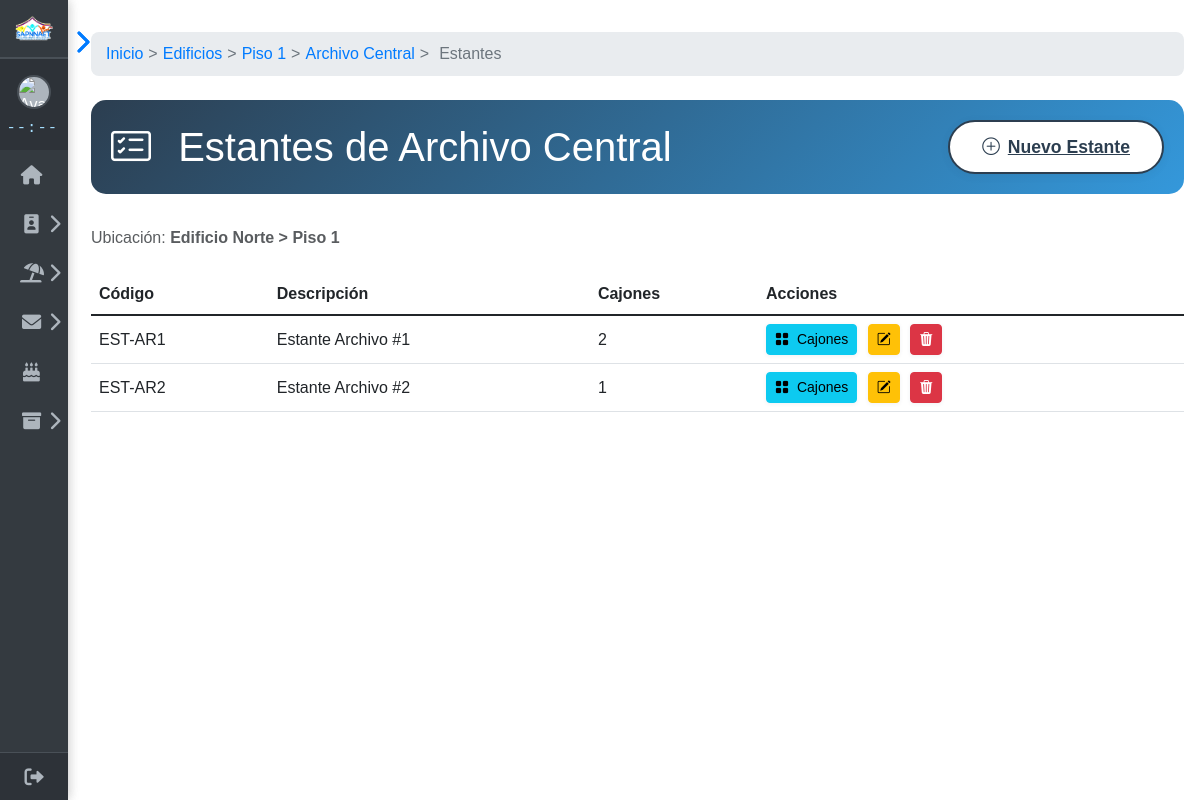
The app's page /inicio/Archivero/ubicaciones/estantes.php?oficina_id=5 with its own data.
### tables this page shows
CREATE TABLE `pisos` (
  `id` int NOT NULL AUTO_INCREMENT,
  `edificio_id` int NOT NULL,
  `numero` varchar(10) NOT NULL,
  `descripcion` varchar(100) DEFAULT NULL,
  PRIMARY KEY (`id`),
  KEY `edificio_id` (`edificio_id`)
);

CREATE TABLE `oficinas` (
  `id` int NOT NULL AUTO_INCREMENT,
  `piso_id` int NOT NULL,
  `codigo` varchar(20) NOT NULL,
  `nombre` varchar(50) DEFAULT NULL,
  PRIMARY KEY (`id`),
  KEY `piso_id` (`piso_id`)
);

CREATE TABLE `edificios` (
  `id` int NOT NULL AUTO_INCREMENT,
  `nombre` varchar(50) NOT NULL,
  `direccion` text,
  PRIMARY KEY (`id`)
);

CREATE TABLE `estantes` (
  `id` int NOT NULL AUTO_INCREMENT,
  `oficina_id` int NOT NULL,
  `codigo` varchar(20) NOT NULL,
  `descripcion` varchar(100) DEFAULT NULL,
  PRIMARY KEY (`id`),
  KEY `oficina_id` (`oficina_id`)
);

### inicio/Archivero/funciones.php (called while the page is built, shortened)
<?php
function obtenerPiso($id) {
    global $conexion;
    $stmt = $conexion->prepare("SELECT * FROM pisos WHERE id = ?");
    $stmt->bind_param('i', $id);
    $stmt->execute();
    $result = $stmt->get_result();
    return $result->fetch_assoc() ?? die("Piso no encontrado");
}
function obtenerOficina($id) {
    global $conexion;
    $stmt = $conexion->prepare("SELECT * FROM oficinas WHERE id = ?");
    $stmt->bind_param('i', $id);
    $stmt->execute();
    $result = $stmt->get_result();
    return $result->fetch_assoc() ?? die("Oficina no encontrada");
}
?>

### inicio/Archivero/conexion_archivero.php (called while the page is built, shortened)
<?php
$servidor = "localhost";
$usuario = "root";
$contraseña = "";
$basedatos = "rrhh";
$conexion = new mysqli($servidor, $usuario, $contraseña, $basedatos);
function obtenerEdificio($id) {
    global $conexion;
    $stmt = $conexion->prepare("SELECT * FROM edificios WHERE id = ?");
    $stmt->bind_param('i', $id);
    $stmt->execute();
    $result = $stmt->get_result();
    return $result->fetch_assoc() ?? die("Edificio no encontrado");
}
?>

### inicio/Archivero/ubicaciones/estantes.php (the view, shortened to what this page needs)
<?php
require('../conexion_archivero.php');
require('../funciones.php');
$oficina_id = $_GET['oficina_id'];
$oficina = obtenerOficina($oficina_id);
$piso = obtenerPiso($oficina['piso_id']);
$edificio = obtenerEdificio($piso['edificio_id']);
$query = "SELECT e.*,
            (SELECT COUNT(*) FROM cajones WHERE estante_id = e.id) AS total_cajones
          FROM estantes e
          WHERE e.oficina_id = ?
          ORDER BY e.codigo";
$stmt = $conexion->prepare($query);
$stmt->bind_param('i', $oficina_id);
$stmt->execute();
$result = $stmt->get_result();
require $_SERVER['DOCUMENT_ROOT']."/proyecto/inicio/sidebar.php";
?>
<!DOCTYPE html>
<html lang="es">
<head>
    <link href="https://cdn.jsdelivr.net/npm/bootstrap@5.1.3/dist/css/bootstrap.min.css" rel="stylesheet">
    <link rel="stylesheet" href="https://cdn.jsdelivr.net/npm/bootstrap-icons@1.11.3/font/bootstrap-icons.min.css">
    <link href="https://cdnjs.cloudflare.com/ajax/libs/font-awesome/6.0.0-beta3/css/all.min.css" rel="stylesheet">
</head>
<body>
    <?php include $_SERVER['DOCUMENT_ROOT']."/proyecto/inicio/sidebar.php"; ?>
    <div class="main-content" id="main-content">
        <div class="breadcrumbs">
            <a href="../mostrar_archivos.php">Inicio</a>
            <span>&gt;</span>
            <a href="index.php">Edificios</a>
            <span>&gt;</span>
            <a href="pisos.php?edificio_id=<?= $edificio['id'] ?>">Piso <?= $piso['numero'] ?></a>
            <span>&gt;</span>
            <a href="oficinas.php?piso_id=<?= $piso['id'] ?>"><?= htmlspecialchars($oficina['nombre']) ?></a>
            <span>&gt;</span>
            <span>Estantes</span>
        </div>
        <div class="header-section">
            <h1 class="mb-0">
                <i class="bi bi-card-checklist me-3"></i> Estantes de <?= htmlspecialchars($oficina['nombre']) ?>
            </h1>
            <a href="forms/estante_form.php?oficina_id=<?= $oficina_id ?>" class="btn-add-new">
                <i class="bi bi-plus-circle me-2"></i>Nuevo Estante
            </a>
        </div>
        <p class="text-muted mb-4">Ubicación: <strong><?= htmlspecialchars($edificio['nombre']) ?> &gt; Piso <?= $piso['numero'] ?></strong></p>
        <div class="table-responsive">
            <table class="table table-hover align-middle">
                <thead>
                    <tr>
                        <th>Código</th>
                        <th>Descripción</th>
                        <th>Cajones</th>
                        <th>Acciones</th>
                    </tr>
                </thead>
                <tbody>
                    <?php if ($result->num_rows > 0): ?>
                        <?php while ($estante = $result->fetch_assoc()): ?>
                        <tr>
                            <td><?= htmlspecialchars($estante['codigo']) ?></td>
                            <td><?= htmlspecialchars($estante['descripcion']) ?></td>
                            <td><?= $estante['total_cajones'] ?></td>
                            <td>
                                <a href="cajones.php?estante_id=<?= $estante['id'] ?>" class="btn btn-sm btn-info action-btn" title="Ver Cajones">
                                    <i class="bi bi-grid-fill me-1"></i> Cajones
                                </a>
                                <a href="forms/estante_form.php?id=<?= $estante['id'] ?>" class="btn btn-sm btn-warning action-btn" title="Editar">
                                    <i class="bi bi-pencil-square"></i>
                                </a>
                                <a href="acciones/eliminar_estante.php?id=<?= $estante['id'] ?>"
                                   class="btn btn-sm btn-danger action-btn"
                                   onclick="return confirm('¿Eliminar este estante y todos sus cajones?')"
                                   title="Eliminar">
                                    <i class="bi bi-trash3-fill"></i>
                                </a>
                            </td>
                        </tr>
                        <?php endwhile; ?>
                    <?php endif; ?>
                </tbody>
            </table>
        </div>
    </div>
</body>
</html>

### inicio/sidebar.php (shortened to what this page needs)
<?php
$avatar = $_SESSION['usuario']['avatar'] ?? '/proyecto/inicio/img/avatar-default.png';
?>
<!DOCTYPE html>
<html lang="es">
<head>
  <link href="https://cdn.jsdelivr.net/npm/bootstrap@5.3.0-alpha1/dist/css/bootstrap.min.css" rel="stylesheet">
  <link href="https://cdnjs.cloudflare.com/ajax/libs/font-awesome/6.0.0-beta3/css/all.min.css" rel="stylesheet">
</head>
<body>
  <div class="sidebar collapsed" id="sidebar" role="navigation" aria-label="Menú principal">
    <div class="logo">
      <img src="/proyecto/inicio/img/logo-sapnna.png" alt="Logo institucional" draggable="false">
    </div>
    <div class="profile" style="cursor:pointer" onclick="window.location.href='/proyecto/inicio/perfil_usuario.php'">
      <img src="<?= htmlspecialchars($avatar) ?>" alt="Avatar usuario">
      <div class="profile-clock">
        <span id="sidebarClock">--:--</span>
      </div>
    </div>
    <div class="sidebar-scroll">
      <ul class="menu" style="padding-bottom:80px">
        <li>
          <a href="/proyecto/inicio/index.php" class="menu-link" tabindex="0" data-bs-toggle="tooltip" data-bs-placement="right" title="Dashboard">
            <i class="fas fa-home"></i>
          </a>
        </li>
        <li>
          <div class="menu-item" data-link="#" data-submenu="submenu-rrhh" tabindex="0" aria-haspopup="true" aria-expanded="false" aria-controls="submenu-rrhh" data-bs-toggle="tooltip" data-bs-placement="right" title="RRHH">
            <i class="fas fa-id-badge"></i>
            <i class="fas fa-chevron-right submenu-arrow"></i>
          </div>
        </li>
        <li>
          <div class="menu-item" data-link="#" data-submenu="submenu-vacaciones" tabindex="0" aria-haspopup="true" aria-expanded="false" aria-controls="submenu-vacaciones" data-bs-toggle="tooltip" data-bs-placement="right" title="Vacaciones">
            <i class="fas fa-umbrella-beach"></i>
            <i class="fas fa-chevron-right submenu-arrow"></i>
          </div>
        </li>
        <li>
          <div class="menu-item" data-link="#" data-submenu="submenu-solicitudes" tabindex="0" aria-haspopup="true" aria-expanded="false" aria-controls="submenu-solicitudes" data-bs-toggle="tooltip" data-bs-placement="right" title="Solicitudes">
            <i class="fas fa-envelope"></i>
            <i class="fas fa-chevron-right submenu-arrow"></i>
          </div>
        </li>
        <li>
          <a href="/proyecto/inicio/cumple/calendario.php" class="menu-link" tabindex="0" data-bs-toggle="tooltip" data-bs-placement="right" title="Cumpleaños">
            <i class="fas fa-birthday-cake"></i>
          </a>
        </li>
        <li>
          <div class="menu-item" data-link="#" data-submenu="submenu-archivero" tabindex="0" aria-haspopup="true" aria-expanded="false" aria-controls="submenu-archivero" data-bs-toggle="tooltip" data-bs-placement="right" title="Archivero">
            <i class="fas fa-archive"></i>
            <i class="fas fa-chevron-right submenu-arrow"></i>
          </div>
        </li>
      </ul>
    </div>
    <div class="logout-fixed">
      <a href="/proyecto/logout.php" class="menu-link" tabindex="0" data-bs-toggle="tooltip" data-bs-placement="right" title="Logout">
        <i class="fas fa-sign-out-alt"></i>
      </a>
    </div>
  </div>
  <button class="toggle-btn-minimal" id="toggle-btn" aria-label="Expandir/cerrar menú lateral">
    <i class="fas fa-chevron-right"></i>
  </button>
</body>
</html>

### inicio/sidebar.php (style rules this page uses)
body { margin: 0; font-family: 'Arial', sans-serif; }
.sidebar { display: flex; flex-direction: column; height: 100vh; width: 200px; min-width: 68px; background: #343a40; position: fixed; top: 0; left: 0; z-index: 1000; box-shadow: 0 0 12px #0002; transition: width 0.3s; overflow: hidden; }
.sidebar.collapsed { width: 68px; }
.logo, .profile, .logout-fixed { flex-shrink: 0; }
.logo { text-align: center; padding: 16px 0 14px 0; border-bottom: 1px solid #495057; }
.logo img { max-width: 92%; height: auto; }
.profile { display: flex; flex-direction: column; align-items: center; gap: 6px; padding: 16px 18px 8px 18px; border-top: 1px solid #495057; background: #2d3238; min-height: 88px; position: relative; width: 100%; }
.profile img { width: 38px; height: 38px; border-radius: 50%; object-fit: cover; background: #adb5bd; border: 2px solid #495057; flex-shrink: 0; transition: width 0.3s, height 0.3s; }
.profile-clock { width: 100%; text-align: center; padding: 2px 0 0 0; font-size: 1.02em; color: #a6e0ff; font-family: 'Segoe UI Mono', Consolas, monospace; letter-spacing: 1px; display: flex; align-items: center; justify-content: center; gap: 8px; margin-top: 0.18em; margin-bottom: 0.2em; transition: font-size 0.2s; white-space: nowrap; overflow: hidden; min-height: 1.3em; background: none; z-index: 1; }
.sidebar.collapsed .profile { padding: 16px 0 6px 0; }
.sidebar.collapsed .profile img { width: 34px; height: 34px; }
.sidebar.collapsed .profile-clock { font-size: 0.97em; padding: 0; }
.profile-clock span { display: inline-block; min-width: 55px; text-align: left; }
.sidebar-scroll { flex: 1 1 auto; min-height: 0; overflow-y: auto; overflow-x: hidden; scrollbar-width: thin; scrollbar-color: #7da2e3 #22272b; }
.menu { list-style: none; padding: 0; margin: 0; }
.menu-item, .menu-link { display: flex; align-items: center; padding: 13px 18px; color: #adb5bd; text-decoration: none; font-size: 16px; transition: background-color 0.3s; cursor: pointer; user-select: none; outline: none; background: none; border: none; }
.menu-item i, .menu-link i { margin-right: 15px; font-size: 1.2em; min-width: 23px; text-align: center; }
.sidebar.collapsed .menu-item i, .sidebar.collapsed .menu-link i { margin-right: 0; }
.logout-fixed { flex-shrink: 0; position: relative; border-top: 1px solid #495057; background: #2d3238; z-index: 2; }
.logout-fixed .menu-link { padding: 14px 18px; color: #adb5bd; display: flex; align-items: center; background: none; }
.sidebar.collapsed .logout-fixed .menu-link { justify-content: center; }
.toggle-btn-minimal { position: fixed; top: 28px; left: 200px; width: 28px; height: 28px; padding: 0; background: none; color: #007bff; border: none; outline: none; cursor: pointer; z-index: 1100; display: flex; align-items: center; justify-content: center; transition: left 0.3s, color 0.2s; }
.toggle-btn-minimal i { font-size: 1.5em; }
.sidebar.collapsed ~ .toggle-btn-minimal { left: 68px; }
.submenu-arrow { margin-left: auto; transition: transform 0.2s; }

### records on screen
pisos: numero "1"
oficinas: nombre "Archivo Central"
edificios: nombre "Edificio Norte"
estantes: codigo "EST-AR1", descripcion "Estante Archivo #1", total_cajones "2"
estantes: codigo "EST-AR2", descripcion "Estante Archivo #2", total_cajones "1"
